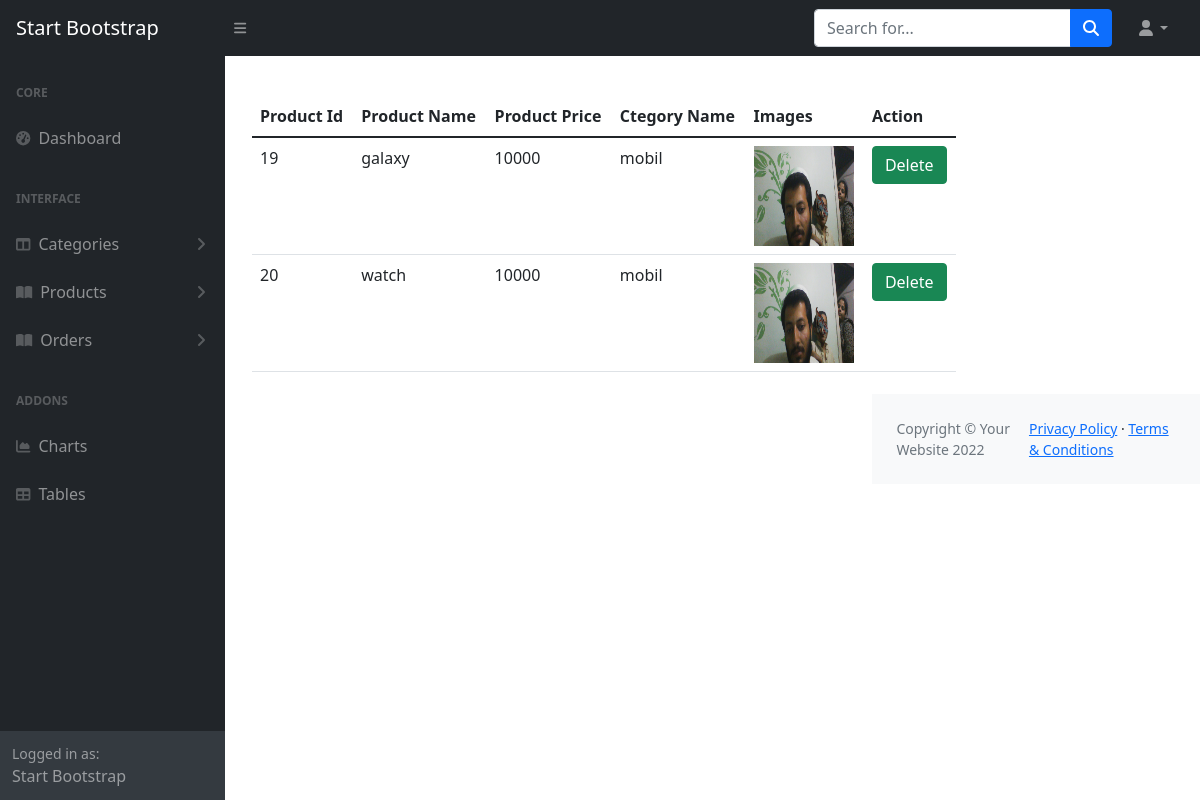
/admin/products.php, run on the app's committed database.
### tables this page shows
CREATE TABLE `products` (
  `pro_id` int(11) NOT NULL,
  `pro_name` varchar(50) NOT NULL,
  `pro_price` varchar(50) NOT NULL,
  `image` varchar(1000) NOT NULL,
  `cat_id` int(11) NOT NULL
);

CREATE TABLE `categories` (
  `cat_id` int(11) NOT NULL,
  `cat_name` varchar(50) NOT NULL
);

### admin/products.php (the view, shortened to what this page needs)
<?php
include "../connection.php";
$q = "select * from `products` pro inner join `categories` cat on pro.cat_id = cat.cat_id";
$excute = mysqli_query($con,$q);
include "function.php";
headers();
?>
<div class="container my-5 ms-5">
    <div class="row ms-5">
        <div class="col-md-12 my-5  ps-5 ms-5">
            <table class="border-5 table ms-5 ps-5">
                <thead>
                    <tr>
                        <th>Product Id</th>
                        <th>Product Name</th>
                        <th>Product Price</th>
                        <th>Ctegory Name</th>
                        <th>Images</th>
                        <th>Action</th>
                    </tr>
                </thead>
                <tbody>
                    <?php
                    while($rows = mysqli_fetch_assoc($excute))
                    {
                        ?>
                    <tr>
                        <td><?=$rows['pro_id']?></td>
                        <td><?=$rows['pro_name']?></td>
                        <td><?=$rows['pro_price']?></td>
                        <td><?=$rows['cat_name']?></td>
                        <td><img src="img/<?=$rows['image']?>" alt="" width="100px" height="100px"></td>
                        <td><a href="remove.php?pro_id=<?=$rows['pro_id']?>" class="btn btn-success">Delete</a></td>
                    </tr>
                        <?php
                    }
                    ?>
                </tbody>
            </table>
            </div>
        </div>
</div>
<?php
footers();
?>

### admin/function.php (shortened to what this page needs)
<?php
function headers()
{
    echo '
    <!DOCTYPE html>
<html lang="en">
    <head>
        <link href="https://cdn.jsdelivr.net/npm/simple-datatables@latest/dist/style.css" rel="stylesheet" />
        <link href="css/styles.css" rel="stylesheet" />
    </head>
    <body class="sb-nav-fixed">
        <nav class="sb-topnav navbar navbar-expand navbar-dark bg-dark">
            <a class="navbar-brand ps-3" href="index.html">Start Bootstrap</a>
            <button class="btn btn-link btn-sm order-1 order-lg-0 me-4 me-lg-0" id="sidebarToggle" href="#!"><i class="fas fa-bars"></i></button>
            <form class="d-none d-md-inline-block form-inline ms-auto me-0 me-md-3 my-2 my-md-0">
                <div class="input-group">
                    <input class="form-control" type="text" placeholder="Search for..." aria-label="Search for..." aria-describedby="btnNavbarSearch" />
                    <button class="btn btn-primary" id="btnNavbarSearch" type="button"><i class="fas fa-search"></i></button>
                </div>
            </form>
            <ul class="navbar-nav ms-auto ms-md-0 me-3 me-lg-4">
                <li class="nav-item dropdown">
                    <a class="nav-link dropdown-toggle" id="navbarDropdown" href="#" role="button" data-bs-toggle="dropdown" aria-expanded="false"><i class="fas fa-user fa-fw"></i></a>
                </li>
            </ul>
        </nav>
        <div id="layoutSidenav">
            <div id="layoutSidenav_nav">
                <nav class="sb-sidenav accordion sb-sidenav-dark" id="sidenavAccordion">
                    <div class="sb-sidenav-menu">
                        <div class="nav">
                            <div class="sb-sidenav-menu-heading">Core</div>
                            <a class="nav-link" href="index.php">
                                <div class="sb-nav-link-icon"><i class="fas fa-tachometer-alt"></i></div>
                                Dashboard
                            </a>
                            <div class="sb-sidenav-menu-heading">Interface</div>
                            <a class="nav-link collapsed" href="#" data-bs-toggle="collapse" data-bs-target="#collapseLayouts" aria-expanded="false" aria-controls="collapseLayouts">
                                <div class="sb-nav-link-icon"><i class="fas fa-columns"></i></div>
                                Categories
                                <div class="sb-sidenav-collapse-arrow"><i class="fas fa-angle-down"></i></div>
                            </a>
                            <a class="nav-link collapsed" href="#" data-bs-toggle="collapse" data-bs-target="#collapsePages" aria-expanded="false" aria-controls="collapsePages">
                                <div class="sb-nav-link-icon"><i class="fas fa-book-open"></i></div>
                                Products
                                <div class="sb-sidenav-collapse-arrow"><i class="fas fa-angle-down"></i></div>
                            </a>
                            <a class="nav-link collapsed" href="#" data-bs-toggle="collapse" data-bs-target="#collapsePage" aria-expanded="false" aria-controls="collapsePages">
                            <div class="sb-nav-link-icon"><i class="fas fa-book-open"></i></div>
                            Orders
                            <div class="sb-sidenav-collapse-arrow"><i class="fas fa-angle-down"></i></div>
                        </a>
                            <div class="sb-sidenav-menu-heading">Addons</div>
                            <a class="nav-link" href="charts.html">
                                <div class="sb-nav-link-icon"><i class="fas fa-chart-area"></i></div>
                                Charts
                            </a>
                            <a class="nav-link" href="tables.html">
                                <div class="sb-nav-link-icon"><i class="fas fa-table"></i></div>
                                Tables
                            </a>
                        </div>
                    </div>
                    <div class="sb-sidenav-footer">
                        <div class="small">Logged in as:</div>
                        Start Bootstrap
                    </div>
                </nav>
            </div>
    ';
}
?>
<?php
function footers()
{
    echo '
    <footer class="py-4 bg-light mt-auto">
                    <div class="container-fluid px-4">
                        <div class="d-flex align-items-center justify-content-between small">
                            <div class="text-muted">Copyright &copy; Your Website 2022</div>
                            <div>
                                <a href="#">Privacy Policy</a>
                                &middot;
                                <a href="#">Terms &amp; Conditions</a>
                            </div>
                        </div>
                    </div>
                </footer>
            </div>
        </div>
        <script src="https://cdn.jsdelivr.net/npm/bootstrap@5.1.3/dist/js/bootstrap.bundle.min.js"></script>
        <script src="js/scripts.js"></script>
        <script src="https://cdnjs.cloudflare.com/ajax/libs/Chart.js/2.8.0/Chart.min.js"></script>
        <script src="assets/demo/chart-area-demo.js"></script>
        <script src="assets/demo/chart-bar-demo.js"></script>
        <script src="https://cdn.jsdelivr.net/npm/simple-datatables@latest"></script>
        <script src="js/datatables-simple-demo.js"></script>
    </body>
</html>
    ';
}
?>

### data on the page
products: pro_id "19", pro_name "galaxy", pro_price "10000", cat.cat_name "mobil", image (picture)
products: pro_id "20", pro_name "watch", pro_price "10000", cat.cat_name "mobil", image (picture)
